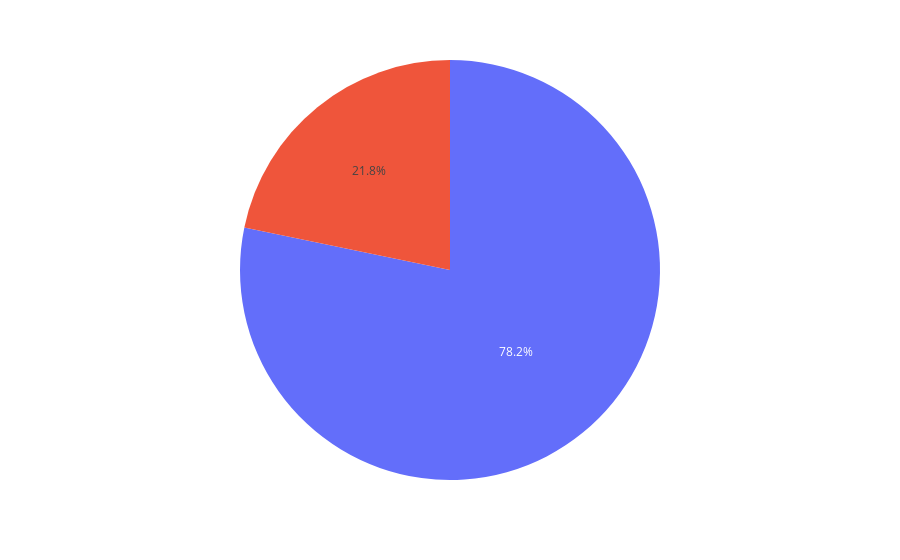

The notebook cell saved with this chart:
### Code cell
import plotly.express as px

fig = px.pie(data_frame=trackDf, values="cases", labels="label")
fig.show()

### Figure 1 — Plotly figure (JSON) as saved in the notebook; plotly's stock layout.template omitted (floating-point values rounded to 4 significant figures)
{"data": [{"domain": {"x": [0, 1], "y": [0, 1]}, "hovertemplate": "cases=%{value}<extra></extra>", "legendgroup": "", "name": "", "showlegend": false, "type": "pie", "values": [14686, 52826]}], "layout": {"legend": {"tracegroupgap": 0}, "margin": {"t": 60}}}
